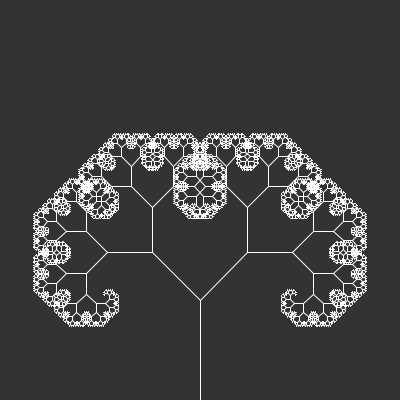
Frame 1 (no input)
Frame 60 (the mouse pressed at the canvas centre just before this capture): identical to frame 1, image omitted
Frame 120 (the mouse held since frame 60 and released just before this capture): identical to frame 1, image omitted

The Processing sketch that drew this single still picture (run headless with seeded random() and noise(); from frame 60 on, the mouse is pressed at the canvas centre):

// Processing sketch: treeGeneration
// ── treeGeneration.pde
float angle = PI/4;

void setup() {
  size(400,400);
}

void draw() {
  background(51);
  stroke(255);
  translate(200, height);
  branch(100);
}

void branch(float len) {
  line(0,0,0, -len);
  translate(0, -len);
  
  if (len > 1) {
    push();
    rotate(angle);
    branch(len * 0.67);
    pop();
    push();
    rotate(-angle);
    branch(len * 0.67); 
    pop();
  }
}

void keyPressed() {
  if (keyCode == 37) {
    angle = angle-0.015;
  } else if (keyCode == 39) {
    angle = angle+0.015;
  }
}
